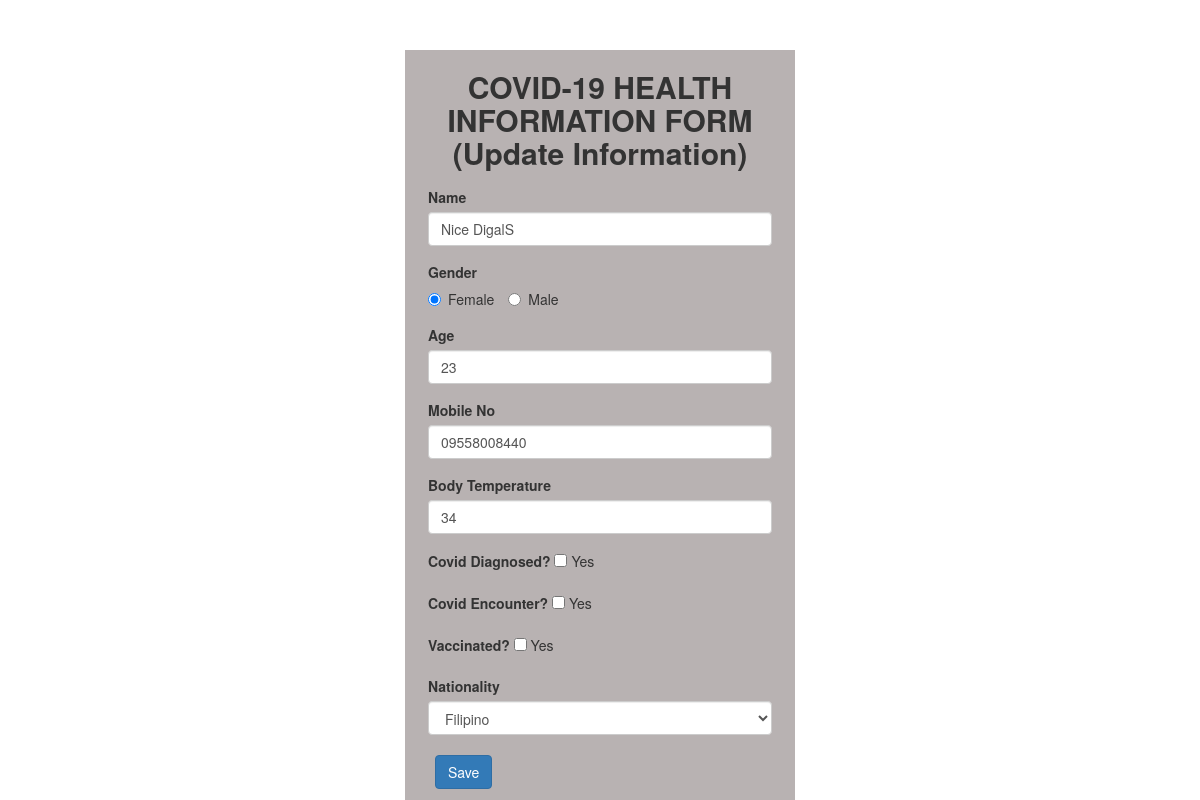
Before: /update.php?id=3 with the older database file.
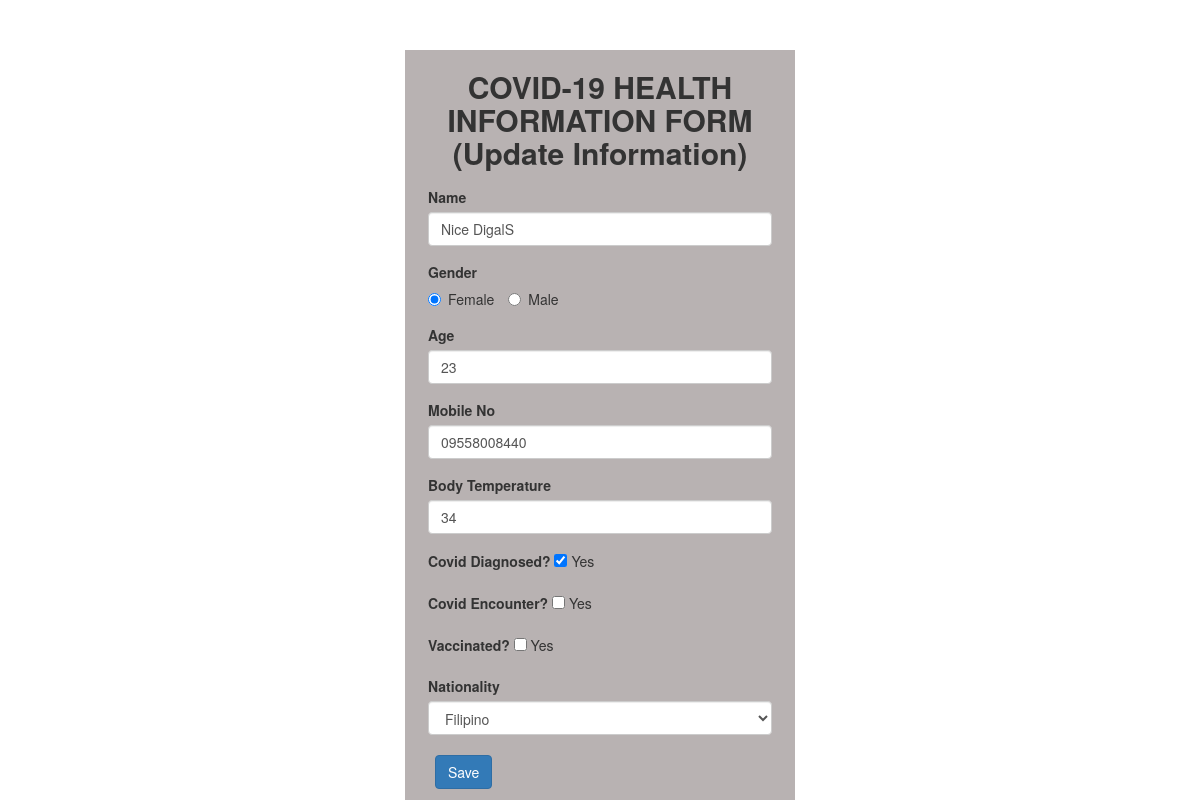
After: the same page with the newer database file.
### tables this page shows
CREATE TABLE `details` (
  `id` int(10) UNSIGNED NOT NULL,
  `full_name` varchar(255) DEFAULT NULL,
  `gender` varchar(255) DEFAULT NULL,
  `age` varchar(255) DEFAULT NULL,
  `mobile_no` varchar(255) DEFAULT NULL,
  `body_temp` varchar(255) DEFAULT NULL,
  `covid_diagnosed` varchar(255) DEFAULT NULL,
  `covid_encounter` varchar(255) DEFAULT NULL,
  `vaccinated` varchar(255) DEFAULT NULL,
  `nationality` varchar(255) DEFAULT NULL
);

### update.php (the view, shortened to what this page needs)
<?php
$conn = new mysqli('localhost','id20534056_kent','/r-7{v>~-jI$Rlnm','id20534056_covid');
$result = mysqli_query($conn,"SELECT * FROM details WHERE id='" . $_GET['id'] . "'");
$row= mysqli_fetch_array($result);
?>
<html>
<head>
  <link rel="stylesheet" href="https://maxcdn.bootstrapcdn.com/bootstrap/3.3.6/css/bootstrap.min.css">
  <link rel="stylesheet" href="https://cdnjs.cloudflare.com/ajax/libs/font-awesome/4.7.0/css/font-awesome.min.css">
  <link rel="stylesheet" href="styles.css">
</head>
<body>
<form name="frmUser" method="post" action="">
<div class="col-xs-12" style="padding-top:50px !important;">
       <div class="col-xs-4"></div>
       <div class="col-xs-4 form-background">
        <h2 class="text-center"><strong>COVID-19 HEALTH INFORMATION FORM <br>(Update Information)</strong></h3>
        <form style="padding:5px;" class="row g-3" action="" method="post">
            <div class="col-xs-12 input-text">
              <label for="full_name" class="form-label">Name</label>
              <input type="text" placeholder="Enter your Full Name" class="form-control" name="full_name" value="<?php echo $row['full_name']; ?>">
            </div>
            <div class="col-xs-12 input-text">
              <label for="gender" class="form-label">Gender</label>
                <div>
                  <label class="radio-inline">
                    <input type="radio" name="gender" id="genderMale" value="Female" <?php echo  ($row['gender'] === "Female" ? "checked":""  ); ?>> Female
                  </label>
                  <label class="radio-inline">
                    <input type="radio" name="gender" id="genderFemale" value="Male" <?php echo  ($row['gender'] === "Male" ? "checked":""  ); ?>> Male
                  </label>
                </div>
            </div>
            <div class="col-xs-12 input-text">
              <label for="age" class="form-label">Age</label>
              <input type="text" placeholder="eg. 20" class="form-control" name="age" value="<?php echo $row['age']; ?>">
            </div>
            <div class="col-xs-12 input-text">
              <label for="mobile_no" class="form-label">Mobile No</label>
              <input type="text" placeholder="0912346789" class="form-control" name="mobile_no" value="<?php echo $row['mobile_no']; ?>">
            </div>
            <div class="col-xs-12 input-text">
              <label for="body_temp" class="form-label">Body Temperature</label>
              <input type="text" placeholder="eg. 35" class="form-control" name="body_temp" value="<?php echo $row['body_temp']; ?>">
            </div>
            <div class="col-xs-12 input-text">
              <label for="covid_diagnosed" class="form-label">Covid Diagnosed?</label>
              <input type="checkbox" name="covid_diagnosed" <?php echo  ($row['covid_diagnosed'] === "on" ? "checked":""  ); ?>> Yes
            </div>
            <div class="col-xs-12 input-text">
              <label for="covid_encounter" class="form-label">Covid Encounter?</label>
              <input type="checkbox" name="covid_encounter" <?php echo  ($row['covid_encounter'] === "on" ? "checked":""  ); ?>> Yes
            </div>
            <div class="col-xs-12 input-text">
              <label for="vaccinated" class="form-label">Vaccinated?</label>
              <input type="checkbox" name="vaccinated" <?php echo  ($row['vaccinated'] === "on" ? "checked":""  ); ?>> Yes
            </div>
            <div class="col-xs-12 input-text">
              <label for="nationality" class="form-label">Nationality</label>
              <select class="form-control" name="nationality">
                <option value="Filipino" <?php if($row['nationality'] === "Filipino") echo 'selected="selected"'; ?>>Filipino</option>
              </select>
            </div>
            <div class="col-xs-12" style="padding-top:12px !important; padding-bottom: 15px !important;">
              <button type="submit" class="btn btn-primary">Save</button>
            </div>
          </form>
        </div>
        <div class="col-xs-4"></div>
    </div>
</form>
</body>
</html>

Changed rows visible on the page:
changed details "Nice DigalS": covid_diagnosed "☐" → "☑"
